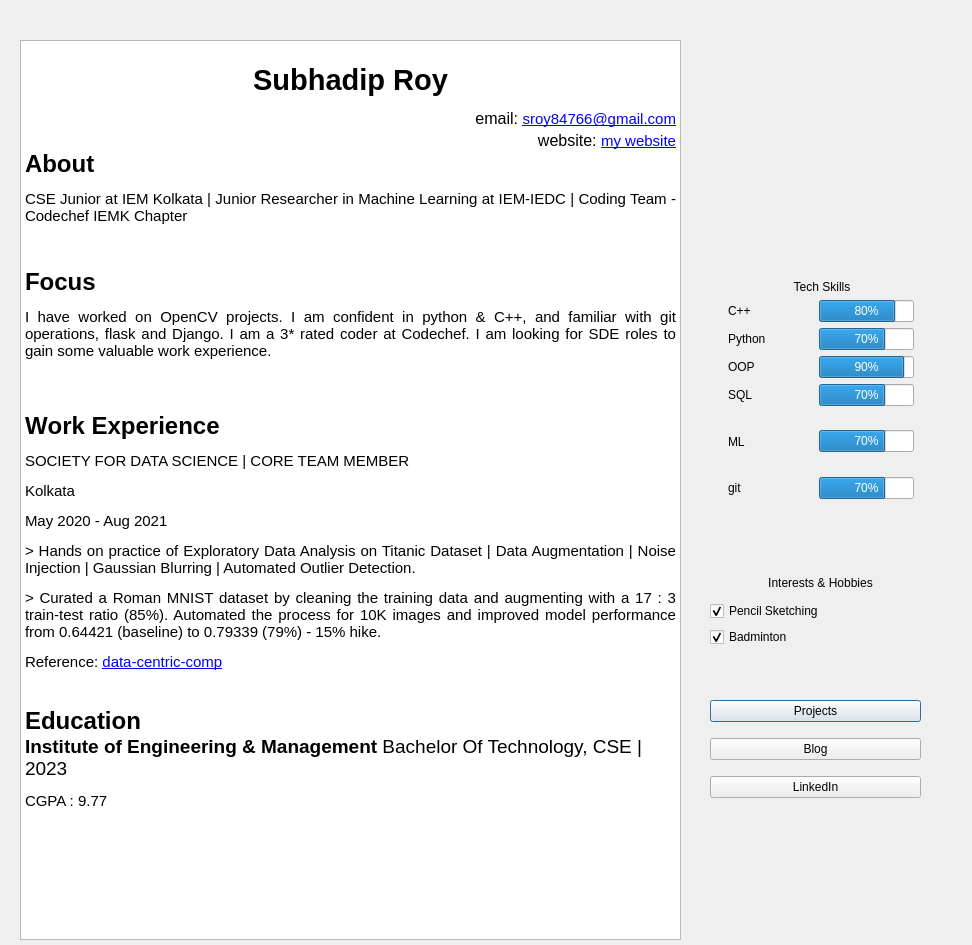
<?xml version="1.0" encoding="UTF-8"?>
<ui version="4.0">
 <class>AboutMe</class>
 <widget class="QDialog" name="AboutMe">
  <property name="geometry">
   <rect>
    <x>0</x>
    <y>0</y>
    <width>972</width>
    <height>945</height>
   </rect>
  </property>
  <property name="windowTitle">
   <string>Dialog</string>
  </property>
  <widget class="QTextBrowser" name="textBrowser">
   <property name="geometry">
    <rect>
     <x>20</x>
     <y>40</y>
     <width>661</width>
     <height>900</height>
    </rect>
   </property>
   <property name="sizePolicy">
    <sizepolicy hsizetype="Preferred" vsizetype="Preferred">
     <horstretch>0</horstretch>
     <verstretch>0</verstretch>
    </sizepolicy>
   </property>
   <property name="maximumSize">
    <size>
     <width>1600</width>
     <height>900</height>
    </size>
   </property>
   <property name="baseSize">
    <size>
     <width>1600</width>
     <height>1200</height>
    </size>
   </property>
   <property name="html">
    <string>&lt;!DOCTYPE HTML PUBLIC &quot;-//W3C//DTD HTML 4.0//EN&quot; &quot;http://www.w3.org/TR/REC-html40/strict.dtd&quot;&gt;
&lt;html&gt;&lt;head&gt;&lt;meta name=&quot;qrichtext&quot; content=&quot;1&quot; /&gt;&lt;meta charset=&quot;utf-8&quot; /&gt;&lt;style type=&quot;text/css&quot;&gt;
p, li { white-space: pre-wrap; }
&lt;/style&gt;&lt;/head&gt;&lt;body style=&quot; font-family:'Ubuntu'; font-size:11pt; font-weight:400; font-style:normal;&quot;&gt;
&lt;p align=&quot;center&quot; style=&quot;-qt-paragraph-type:empty; margin-top:0px; margin-bottom:0px; margin-left:0px; margin-right:0px; -qt-block-indent:0; text-indent:0px;&quot;&gt;&lt;br /&gt;&lt;/p&gt;
&lt;p align=&quot;center&quot; style=&quot; margin-top:0px; margin-bottom:0px; margin-left:0px; margin-right:0px; -qt-block-indent:0; text-indent:0px;&quot;&gt;&lt;span style=&quot; font-size:22pt; font-weight:600;&quot;&gt;Subhadip Roy&lt;/span&gt;&lt;/p&gt;
&lt;p align=&quot;right&quot; style=&quot; margin-top:0px; margin-bottom:0px; margin-left:0px; margin-right:0px; -qt-block-indent:0; text-indent:0px;&quot;&gt;&lt;span style=&quot; font-size:22pt; font-weight:600;&quot;&gt;			&lt;/span&gt;&lt;span style=&quot; font-size:12pt;&quot;&gt;email: &lt;/span&gt;&lt;a href=&quot;sroy84766@gmail.com&quot;&gt;&lt;span style=&quot; text-decoration: underline; color:#0000ff;&quot;&gt;sroy84766@gmail.com&lt;/span&gt;&lt;/a&gt;&lt;/p&gt;
&lt;p align=&quot;right&quot; style=&quot; margin-top:0px; margin-bottom:0px; margin-left:0px; margin-right:0px; -qt-block-indent:0; text-indent:0px;&quot;&gt;&lt;span style=&quot; font-size:12pt;&quot;&gt;website: &lt;/span&gt;&lt;a href=&quot;https://bits-n-bytes-cse.blogspot.com/&quot;&gt;&lt;span style=&quot; text-decoration: underline; color:#0000ff;&quot;&gt;my website&lt;/span&gt;&lt;/a&gt;&lt;/p&gt;
&lt;p style=&quot; margin-top:0px; margin-bottom:0px; margin-left:0px; margin-right:0px; -qt-block-indent:0; text-indent:0px;&quot;&gt;&lt;a name=&quot;comp-kqij3ba2&quot;&gt;&lt;/a&gt;&lt;span style=&quot; font-size:18pt; font-weight:600;&quot;&gt;A&lt;/span&gt;&lt;span style=&quot; font-size:18pt; font-weight:600;&quot;&gt;bout&lt;/span&gt;&lt;/p&gt;
&lt;p align=&quot;justify&quot; style=&quot; margin-top:12px; margin-bottom:12px; margin-left:0px; margin-right:0px; -qt-block-indent:0; text-indent:0px;&quot;&gt;CSE Junior at IEM Kolkata | Junior Researcher in Machine Learning at IEM-IEDC | Coding Team - Codechef IEMK Chapter&lt;/p&gt;
&lt;p align=&quot;justify&quot; style=&quot;-qt-paragraph-type:empty; margin-top:12px; margin-bottom:12px; margin-left:0px; margin-right:0px; -qt-block-indent:0; text-indent:0px; font-family:'open sans,sans-serif'; font-size:12pt;&quot;&gt;&lt;br /&gt;&lt;/p&gt;
&lt;p align=&quot;justify&quot; style=&quot; margin-top:12px; margin-bottom:12px; margin-left:0px; margin-right:0px; -qt-block-indent:0; text-indent:0px;&quot;&gt;&lt;span style=&quot; font-size:18pt; font-weight:600;&quot;&gt;Focus&lt;/span&gt;&lt;/p&gt;
&lt;p align=&quot;justify&quot; style=&quot; margin-top:12px; margin-bottom:12px; margin-left:0px; margin-right:0px; -qt-block-indent:0; text-indent:0px;&quot;&gt;I have worked on OpenCV projects. I am confident in python &amp;amp; C++, and familiar with git operations, flask and Django. I am a 3* rated coder at Codechef. I am looking for SDE roles to gain some valuable work experience.&lt;/p&gt;
&lt;p align=&quot;justify&quot; style=&quot;-qt-paragraph-type:empty; margin-top:12px; margin-bottom:12px; margin-left:0px; margin-right:0px; -qt-block-indent:0; text-indent:0px; font-size:18pt; font-weight:600;&quot;&gt;&lt;br /&gt;&lt;/p&gt;
&lt;p align=&quot;justify&quot; style=&quot; margin-top:12px; margin-bottom:12px; margin-left:0px; margin-right:0px; -qt-block-indent:0; text-indent:0px;&quot;&gt;&lt;a name=&quot;FvGrdLn1&quot;&gt;&lt;/a&gt;&lt;span style=&quot; font-size:18pt; font-weight:600;&quot;&gt;W&lt;/span&gt;&lt;span style=&quot; font-size:18pt; font-weight:600;&quot;&gt;ork Experience&lt;/span&gt;&lt;/p&gt;
&lt;p align=&quot;justify&quot; style=&quot; margin-top:12px; margin-bottom:12px; margin-left:0px; margin-right:0px; -qt-block-indent:0; text-indent:0px;&quot;&gt;SOCIETY FOR DATA SCIENCE | CORE TEAM MEMBER&lt;/p&gt;
&lt;h6 style=&quot; margin-top:0px; margin-bottom:0px; margin-left:0px; margin-right:0px; -qt-block-indent:0; text-indent:0px;&quot;&gt;&lt;span style=&quot; font-size:15px;&quot;&gt;Kolkata&lt;/span&gt;&lt;/h6&gt;
&lt;p style=&quot; margin-top:12px; margin-bottom:12px; margin-left:0px; margin-right:0px; -qt-block-indent:0; text-indent:0px;&quot;&gt;May 2020 - Aug 2021 &lt;/p&gt;
&lt;p align=&quot;justify&quot; style=&quot; margin-top:12px; margin-bottom:12px; margin-left:0px; margin-right:0px; -qt-block-indent:0; text-indent:0px;&quot;&gt;&amp;gt; Hands on practice of Exploratory Data Analysis on Titanic Dataset | Data Augmentation | Noise Injection | Gaussian Blurring | Automated Outlier Detection.&lt;/p&gt;
&lt;p align=&quot;justify&quot; style=&quot; margin-top:12px; margin-bottom:12px; margin-left:0px; margin-right:0px; -qt-block-indent:0; text-indent:0px;&quot;&gt;&amp;gt; Curated a Roman MNIST dataset by cleaning the training data and augmenting with a 17 : 3 train-test ratio (85%). Automated the process for 10K images and improved model performance from 0.64421 (baseline) to 0.79339 (79%) - 15% hike.&lt;/p&gt;
&lt;p style=&quot; margin-top:0px; margin-bottom:0px; margin-left:0px; margin-right:0px; -qt-block-indent:0; text-indent:0px;&quot;&gt;Reference: &lt;a href=&quot;https://https-deeplearning-ai.github.io/data-centric-comp/&quot;&gt;&lt;span style=&quot; text-decoration: underline; color:#0000ff;&quot;&gt;data-centric-comp&lt;/span&gt;&lt;/a&gt;&lt;/p&gt;
&lt;p style=&quot;-qt-paragraph-type:empty; margin-top:0px; margin-bottom:0px; margin-left:0px; margin-right:0px; -qt-block-indent:0; text-indent:0px; text-decoration: underline; color:#007af4;&quot;&gt;&lt;br /&gt;&lt;/p&gt;
&lt;p style=&quot;-qt-paragraph-type:empty; margin-top:0px; margin-bottom:0px; margin-left:0px; margin-right:0px; -qt-block-indent:0; text-indent:0px; text-decoration: underline; color:#007af4;&quot;&gt;&lt;br /&gt;&lt;/p&gt;
&lt;p style=&quot; margin-top:0px; margin-bottom:0px; margin-left:0px; margin-right:0px; -qt-block-indent:0; text-indent:0px;&quot;&gt;&lt;a name=&quot;comp-kovekpkf&quot;&gt;&lt;/a&gt;&lt;span style=&quot; font-size:18pt; font-weight:600;&quot;&gt;E&lt;/span&gt;&lt;span style=&quot; font-size:18pt; font-weight:600;&quot;&gt;ducation&lt;/span&gt;&lt;/p&gt;
&lt;h6 style=&quot; margin-top:0px; margin-bottom:0px; margin-left:0px; margin-right:0px; -qt-block-indent:0; text-indent:0px;&quot;&gt;&lt;a name=&quot;WRchTxt14&quot;&gt;&lt;/a&gt;&lt;span style=&quot; font-size:14pt; font-weight:600;&quot;&gt;I&lt;/span&gt;&lt;span style=&quot; font-size:14pt; font-weight:600;&quot;&gt;nstitute of Engineering &amp;amp; Management &lt;/span&gt;&lt;span style=&quot; font-size:14pt;&quot;&gt;Bachelor Of Technology, CSE | &lt;/span&gt;&lt;span style=&quot; font-size:12pt;&quot;&gt; &lt;/span&gt;&lt;span style=&quot; font-size:14pt;&quot;&gt;2023 &lt;/span&gt;&lt;/h6&gt;
&lt;p style=&quot; margin-top:12px; margin-bottom:12px; margin-left:0px; margin-right:0px; -qt-block-indent:0; text-indent:0px;&quot;&gt;CGPA : 9.77&lt;/p&gt;
&lt;p align=&quot;center&quot; style=&quot;-qt-paragraph-type:empty; margin-top:0px; margin-bottom:0px; margin-left:0px; margin-right:0px; -qt-block-indent:0; text-indent:0px; font-weight:600;&quot;&gt;&lt;br /&gt;&lt;/p&gt;&lt;/body&gt;&lt;/html&gt;</string>
   </property>
  </widget>
  <widget class="QWidget" name="layoutWidget">
   <property name="geometry">
    <rect>
     <x>710</x>
     <y>280</y>
     <width>224</width>
     <height>219</height>
    </rect>
   </property>
   <layout class="QVBoxLayout" name="Skills">
    <item>
     <widget class="QLabel" name="label_8">
      <property name="text">
       <string>Tech Skills</string>
      </property>
      <property name="alignment">
       <set>Qt::AlignCenter</set>
      </property>
     </widget>
    </item>
    <item>
     <layout class="QVBoxLayout" name="verticalLayout">
      <item>
       <layout class="QHBoxLayout" name="horizontalLayout">
        <item>
         <widget class="QLabel" name="label">
          <property name="sizePolicy">
           <sizepolicy hsizetype="Maximum" vsizetype="Preferred">
            <horstretch>0</horstretch>
            <verstretch>0</verstretch>
           </sizepolicy>
          </property>
          <property name="minimumSize">
           <size>
            <width>67</width>
            <height>0</height>
           </size>
          </property>
          <property name="text">
           <string>C++</string>
          </property>
         </widget>
        </item>
        <item>
         <widget class="QProgressBar" name="appProgress">
          <property name="sizePolicy">
           <sizepolicy hsizetype="Maximum" vsizetype="Fixed">
            <horstretch>0</horstretch>
            <verstretch>0</verstretch>
           </sizepolicy>
          </property>
          <property name="minimumSize">
           <size>
            <width>95</width>
            <height>0</height>
           </size>
          </property>
          <property name="value">
           <number>80</number>
          </property>
         </widget>
        </item>
       </layout>
      </item>
      <item>
       <layout class="QHBoxLayout" name="horizontalLayout_2">
        <property name="sizeConstraint">
         <enum>QLayout::SetMaximumSize</enum>
        </property>
        <item>
         <widget class="QLabel" name="label_2">
          <property name="sizePolicy">
           <sizepolicy hsizetype="Expanding" vsizetype="Preferred">
            <horstretch>0</horstretch>
            <verstretch>0</verstretch>
           </sizepolicy>
          </property>
          <property name="minimumSize">
           <size>
            <width>67</width>
            <height>0</height>
           </size>
          </property>
          <property name="maximumSize">
           <size>
            <width>67</width>
            <height>16777215</height>
           </size>
          </property>
          <property name="text">
           <string>Python</string>
          </property>
         </widget>
        </item>
        <item>
         <widget class="QProgressBar" name="pyProgress">
          <property name="sizePolicy">
           <sizepolicy hsizetype="Fixed" vsizetype="Fixed">
            <horstretch>0</horstretch>
            <verstretch>0</verstretch>
           </sizepolicy>
          </property>
          <property name="minimumSize">
           <size>
            <width>95</width>
            <height>0</height>
           </size>
          </property>
          <property name="value">
           <number>70</number>
          </property>
         </widget>
        </item>
       </layout>
      </item>
      <item>
       <layout class="QHBoxLayout" name="horizontalLayout_4">
        <item>
         <widget class="QLabel" name="label_4">
          <property name="sizePolicy">
           <sizepolicy hsizetype="Expanding" vsizetype="Preferred">
            <horstretch>0</horstretch>
            <verstretch>0</verstretch>
           </sizepolicy>
          </property>
          <property name="minimumSize">
           <size>
            <width>67</width>
            <height>0</height>
           </size>
          </property>
          <property name="maximumSize">
           <size>
            <width>67</width>
            <height>16777215</height>
           </size>
          </property>
          <property name="text">
           <string>OOP</string>
          </property>
         </widget>
        </item>
        <item>
         <widget class="QProgressBar" name="OOPProgress">
          <property name="sizePolicy">
           <sizepolicy hsizetype="Maximum" vsizetype="Fixed">
            <horstretch>0</horstretch>
            <verstretch>0</verstretch>
           </sizepolicy>
          </property>
          <property name="minimumSize">
           <size>
            <width>95</width>
            <height>0</height>
           </size>
          </property>
          <property name="value">
           <number>90</number>
          </property>
         </widget>
        </item>
       </layout>
      </item>
      <item>
       <layout class="QHBoxLayout" name="horizontalLayout_5">
        <item>
         <widget class="QLabel" name="label_5">
          <property name="sizePolicy">
           <sizepolicy hsizetype="Expanding" vsizetype="Preferred">
            <horstretch>0</horstretch>
            <verstretch>0</verstretch>
           </sizepolicy>
          </property>
          <property name="minimumSize">
           <size>
            <width>67</width>
            <height>0</height>
           </size>
          </property>
          <property name="maximumSize">
           <size>
            <width>67</width>
            <height>16777215</height>
           </size>
          </property>
          <property name="text">
           <string>SQL</string>
          </property>
         </widget>
        </item>
        <item>
         <widget class="QProgressBar" name="SQLProgress">
          <property name="sizePolicy">
           <sizepolicy hsizetype="Maximum" vsizetype="Fixed">
            <horstretch>0</horstretch>
            <verstretch>0</verstretch>
           </sizepolicy>
          </property>
          <property name="minimumSize">
           <size>
            <width>95</width>
            <height>0</height>
           </size>
          </property>
          <property name="value">
           <number>70</number>
          </property>
         </widget>
        </item>
       </layout>
      </item>
      <item>
       <layout class="QHBoxLayout" name="horizontalLayout_6">
        <item>
         <widget class="QLabel" name="label_6">
          <property name="sizePolicy">
           <sizepolicy hsizetype="Preferred" vsizetype="Expanding">
            <horstretch>30</horstretch>
            <verstretch>0</verstretch>
           </sizepolicy>
          </property>
          <property name="minimumSize">
           <size>
            <width>67</width>
            <height>0</height>
           </size>
          </property>
          <property name="maximumSize">
           <size>
            <width>67</width>
            <height>16777215</height>
           </size>
          </property>
          <property name="text">
           <string>ML</string>
          </property>
         </widget>
        </item>
        <item>
         <widget class="QProgressBar" name="MLProgress">
          <property name="sizePolicy">
           <sizepolicy hsizetype="Maximum" vsizetype="Fixed">
            <horstretch>0</horstretch>
            <verstretch>0</verstretch>
           </sizepolicy>
          </property>
          <property name="minimumSize">
           <size>
            <width>95</width>
            <height>0</height>
           </size>
          </property>
          <property name="value">
           <number>70</number>
          </property>
         </widget>
        </item>
       </layout>
      </item>
      <item>
       <layout class="QHBoxLayout" name="horizontalLayout_7">
        <item>
         <widget class="QLabel" name="label_7">
          <property name="sizePolicy">
           <sizepolicy hsizetype="Expanding" vsizetype="Preferred">
            <horstretch>0</horstretch>
            <verstretch>0</verstretch>
           </sizepolicy>
          </property>
          <property name="minimumSize">
           <size>
            <width>67</width>
            <height>0</height>
           </size>
          </property>
          <property name="maximumSize">
           <size>
            <width>67</width>
            <height>16777215</height>
           </size>
          </property>
          <property name="text">
           <string>git</string>
          </property>
         </widget>
        </item>
        <item>
         <widget class="QProgressBar" name="gitProgress">
          <property name="sizePolicy">
           <sizepolicy hsizetype="Maximum" vsizetype="Fixed">
            <horstretch>0</horstretch>
            <verstretch>0</verstretch>
           </sizepolicy>
          </property>
          <property name="minimumSize">
           <size>
            <width>95</width>
            <height>0</height>
           </size>
          </property>
          <property name="value">
           <number>70</number>
          </property>
         </widget>
        </item>
       </layout>
      </item>
     </layout>
    </item>
   </layout>
  </widget>
  <widget class="QWidget" name="layoutWidget">
   <property name="geometry">
    <rect>
     <x>710</x>
     <y>570</y>
     <width>221</width>
     <height>77</height>
    </rect>
   </property>
   <layout class="QVBoxLayout" name="Hobbies">
    <item>
     <widget class="QLabel" name="label_9">
      <property name="text">
       <string>Interests &amp; Hobbies</string>
      </property>
      <property name="alignment">
       <set>Qt::AlignCenter</set>
      </property>
     </widget>
    </item>
    <item>
     <widget class="QCheckBox" name="checkBox">
      <property name="enabled">
       <bool>true</bool>
      </property>
      <property name="sizePolicy">
       <sizepolicy hsizetype="MinimumExpanding" vsizetype="Maximum">
        <horstretch>0</horstretch>
        <verstretch>0</verstretch>
       </sizepolicy>
      </property>
      <property name="focusPolicy">
       <enum>Qt::StrongFocus</enum>
      </property>
      <property name="acceptDrops">
       <bool>false</bool>
      </property>
      <property name="layoutDirection">
       <enum>Qt::LeftToRight</enum>
      </property>
      <property name="text">
       <string>Pencil Sketching</string>
      </property>
      <property name="checked">
       <bool>true</bool>
      </property>
      <property name="autoRepeat">
       <bool>false</bool>
      </property>
     </widget>
    </item>
    <item>
     <widget class="QCheckBox" name="checkBox_2">
      <property name="enabled">
       <bool>true</bool>
      </property>
      <property name="text">
       <string>Badminton</string>
      </property>
      <property name="checked">
       <bool>true</bool>
      </property>
      <property name="tristate">
       <bool>false</bool>
      </property>
     </widget>
    </item>
   </layout>
  </widget>
  <widget class="QWidget" name="layoutWidget">
   <property name="geometry">
    <rect>
     <x>710</x>
     <y>690</y>
     <width>211</width>
     <height>120</height>
    </rect>
   </property>
   <layout class="QVBoxLayout" name="verticalLayout_2">
    <item>
     <widget class="QPushButton" name="viewProjectsBtn">
      <property name="text">
       <string>Projects</string>
      </property>
     </widget>
    </item>
    <item>
     <widget class="QPushButton" name="viewBlogBtn">
      <property name="text">
       <string>Blog</string>
      </property>
     </widget>
    </item>
    <item>
     <widget class="QPushButton" name="viewLinkedInBtn">
      <property name="text">
       <string>LinkedIn</string>
      </property>
     </widget>
    </item>
   </layout>
  </widget>
 </widget>
 <resources/>
 <connections/>
</ui>
